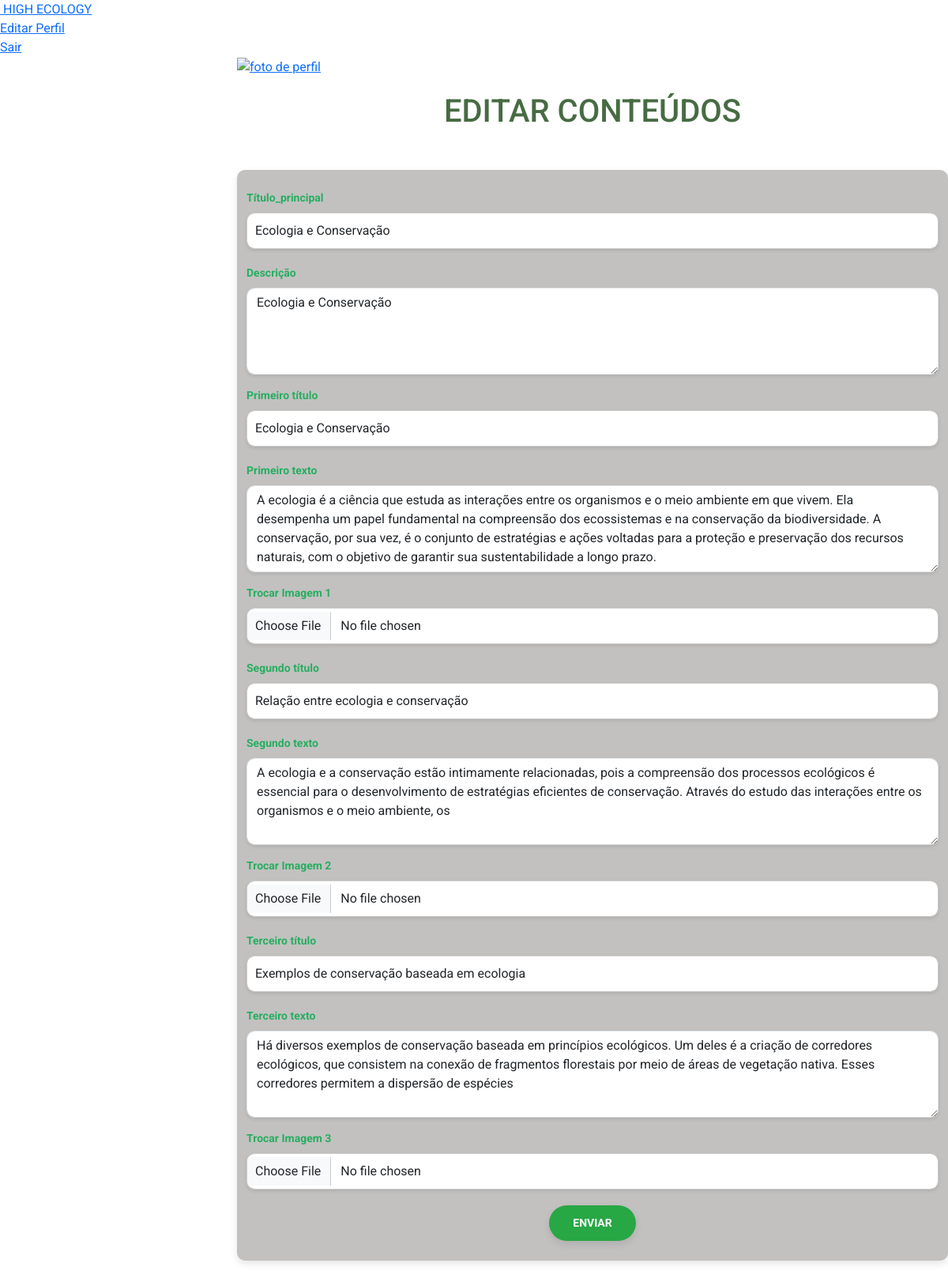
Screenshot of /html/gerenciar-conteudo-edit.php?id=12 with the database file from the repository.
### tables this page shows
CREATE TABLE `conteudos` (
  `id` int(11) NOT NULL,
  `id_modulo` int(11) NOT NULL,
  `titulo_principal` varchar(255) NOT NULL,
  `descricao` varchar(255) NOT NULL,
  `titulo1` varchar(255) NOT NULL,
  `texto1` text NOT NULL,
  `imagem1` varchar(255) DEFAULT NULL,
  `titulo2` varchar(255) NOT NULL,
  `texto2` varchar(255) NOT NULL,
  `imagem2` varchar(255) DEFAULT NULL,
  `titulo3` varchar(255) NOT NULL,
  `texto3` varchar(255) NOT NULL,
  `imagem3` varchar(255) DEFAULT NULL,
  `criado_em` timestamp NOT NULL DEFAULT current_timestamp()
);

### html/gerenciar-conteudo-edit.php (the view, shortened to what this page needs)
<?php
include('../php/config.php');
$id = isset($_GET['id']) ? $_GET['id'] : null;
$stmt = $pdo->prepare('SELECT * FROM conteudos WHERE id = ?');
$stmt->execute([$id]);
$conteudo = $stmt->fetch();
?>
<!DOCTYPE html>
<html lang="pt-br">
<head>
    <link rel="stylesheet" href="https://maxcdn.bootstrapcdn.com/bootstrap/4.0.0/css/bootstrap.min.css">
    <link rel="stylesheet" href="https://stackpath.bootstrapcdn.com/bootstrap/4.0.0/js/bootstrap.bundle.min.js">
    <link rel="stylesheet" href="https://cdnjs.cloudflare.com/ajax/libs/jquery/3.2.1/jquery.min.js">
    <link rel="stylesheet" href="../css/all.css">
    <link rel="stylesheet" href="../css/all.css">
    <link rel="stylesheet" href="../css/forms.css">
    <link rel="stylesheet" href="../css/conteudo-main-logado.css">
    <link rel="stylesheet" href="../css/editar-perfil.css">
    <link href="https://cdn.jsdelivr.net/npm/bootstrap@5.3.0-alpha1/dist/css/bootstrap.min.css" rel="stylesheet">
    <link rel="stylesheet" href="../css/gerenciar-cursos.css">
</head>
<body>
    <div class="container-p">
        <div class="navegacao">
            <ul style="padding: 0px 0px 0px 0px; margin: 0px 0px 0px 0px;">
            <li>
                    <a href = "#">
                        <span class = "icone">
                        </span>
                        <span class = "titulo">HIGH ECOLOGY</span>
                    </a>
                </li>
                <li>
                    <a href = "editar-perfil.php">
                        <span class = "titulo">Editar Perfil</span>
                    </a>
                </li>
                <li>
                    <a href = "../php/logout.php">
                        <span class = "titulo">Sair</span>
                    </a>
                </li>
            </ul>
        </div>
        <div class="main-p">
            <div class="topbar">
                <div class="user">
                    <a href="editar-perfil.php">
                        <img src="<?php if ($_SESSION["user"]['tabela'] == "aluno") {
                            echo $_SESSION['dados_user']['img'];
                        } elseif ($_SESSION["user"]['tabela'] == "professor") {
                            echo "../img/icon.png";
                        } ?>" alt="foto de perfil">
                    </a>
                </div>
            </div>
            <header>
                <h1>Editar Conteúdos</h1>
            </header>
            <div class="container">
                <form action="" method="POST" enctype="multipart/form-data">
                    <div class="mb-3">
                        <label for="titulo_principal" class="form-label">Título_principal</label>
                        <input type="text" name="titulo_principal"
                            value="<?php echo htmlspecialchars($conteudo['titulo_principal']); ?>" class="form-control"
                            required>
                    </div>
                    <div class="mb-3">
                        <label for="descricao" class="form-label">Descrição</label>
                        <textarea name="descricao" class="form-control" rows="4"
                            required><?php echo htmlspecialchars($conteudo['descricao']); ?></textarea>
                    </div>
                    <div class="mb-3">
                        <label for="titulo1" class="form-label">Primeiro título</label>
                        <input type="text" name="titulo1" value="<?php echo htmlspecialchars($conteudo['titulo1']); ?>"
                            class="form-control" required>
                    </div>
                    <div class="mb-3">
                        <label for="texto1" class="form-label">Primeiro texto</label>
                        <textarea name="texto1" class="form-control" rows="4"
                            required><?php echo htmlspecialchars($conteudo['texto1']); ?></textarea>
                    </div>
                    <div class="mb-3">
                        <label for="imagem1" class="form-label">Trocar Imagem 1</label>
                        <input type="file" name="imagem1" class="form-control">
                    </div>
                    <div class="mb-3">
                        <label for="titulo2" class="form-label">Segundo título</label>
                        <input type="text" name="titulo2" value="<?php echo htmlspecialchars($conteudo['titulo2']); ?>"
                            class="form-control" required>
                    </div>
                    <div class="mb-3">
                        <label for="texto2" class="form-label">Segundo texto</label>
                        <textarea name="texto2" class="form-control" rows="4"
                            required><?php echo htmlspecialchars($conteudo['texto2']); ?></textarea>
                    </div>
                    <div class="mb-3">
                        <label for="imagem2" class="form-label">Trocar Imagem 2</label>
                        <input type="file" name="imagem2" class="form-control">
                    </div>
                    <div class="mb-3">
                        <label for="titulo3" class="form-label">Terceiro título</label>
                        <input type="text" name="titulo3" value="<?php echo htmlspecialchars($conteudo['titulo3']); ?>"
                            class="form-control" required>
                    </div>
                    <div class="mb-3">
                        <label for="texto3" class="form-label">Terceiro texto</label>
                        <textarea name="texto3" class="form-control" rows="4"
                            required><?php echo htmlspecialchars($conteudo['texto3']); ?></textarea>
                    </div>
                    <div class="mb-3">
                        <label for="imagem3" class="form-label">Trocar Imagem 3</label>
                        <input type="file" name="imagem3" class="form-control">
                    </div>
                    <button type="submit" class="bnt bnt-sucess">Enviar</button>
                </form>
            </div>
</body>
</html>

### css/all.css (style rules this page uses)
* { margin: 0; padding: 0; box-sizing: border-box; font-family: 'Roboto', sans-serif; }
body { background-color: #f2f2f2; }

### css/forms.css (style rules this page uses)
body { font-family: 'Arial', sans-serif; background-color: #f4f8f9; color: #333; margin: 0; padding: 0; }
.container { max-width: 600px; margin: 50px auto; background-color: #2b282349; border-radius: 10px; box-shadow: 0 4px 10px rgba(0, 0, 0, 0.1); padding: 25px; }
h1 { text-align: center; color: #27ae60; font-size: 28px; font-weight: bold; margin-bottom: 25px; }
.form-label { font-weight: bold; color: #27ae60; font-size: 14px; margin-bottom: 5px; display: block; }
input[type="text"], textarea, input[type="file"] { width: 100%; padding: 10px; border: 1px solid #ccc; border-radius: 5px; font-size: 16px; margin-bottom: 20px; box-sizing: border-box; transition: all 0.3s ease; }
button[type="submit"] { display: block; width: auto; background-color: #27ae60; color: #ffffff; padding: 8px 16px; border: none; border-radius: 5px; font-size: 14px; font-weight: bold; text-transform: uppercase; cursor: pointer; transition: all 0.3s ease; margin: 0 auto; }
.mb-3 { margin-bottom: 20px; }
textarea::placeholder, input::placeholder { font-style: italic; color: #aaa; }

### css/conteudo-main-logado.css (style rules this page uses)
:root { --verde: #476b43; --white: #fff; --gray: #f5f5f5; --black1: #222; --black2: #999; }
.container-p { position: relative; width: 100%; }
.main-p { position: absolute; width: calc(100% - 300px); left: 300px; min-height: 100vh; background: var(--white); transition: all 0.5s ease; }

### css/gerenciar-cursos.css (style rules this page uses)
header { background-color: #fff; padding-top: 20px; color: #476b43; text-align: center; font-size: 24px; font-weight: bold; text-transform: uppercase; }
form .form-control { border-radius: 10px; box-shadow: 0 2px 4px rgba(0, 0, 0, 0.1); }
form button[type="submit"] { background-color: #28a745; color: white; border: none; padding: 12px 30px; border-radius: 50px; box-shadow: 0 4px 10px rgba(0, 0, 0, 0.1); transition: background-color 0.3s ease; }
.form-control { margin-bottom: 15px; }

### rows the page displays
conteudos: titulo_principal "Ecologia e Conservação", descricao "Ecologia e Conservação", titulo1 "Ecologia e Conservação", texto1 "A ecologia é a ciência que estuda as interações entre os organismos e o meio ambiente em que vivem. Ela desempenha um papel fundamental na compreensão dos ecossistemas e na conservação da biodiversidade. A conservação, por sua vez, é o conjunto de estratégias e ações voltadas para a proteção e preservação dos recursos naturais, com o objetivo de garantir sua sustentabilidade a longo prazo.", titulo2 "Relação entre ecologia e conservação", texto2 "A ecologia e a conservação estão intimamente relacionadas, pois a compreensão dos processos ecológicos é essencial para o desenvolvimento de estratégias eficientes de conservação. Através do estudo das interações entre os organismos e o meio ambiente, os", titulo3 "Exemplos de conservação baseada em ecologia", texto3 "Há diversos exemplos de conservação baseada em princípios ecológicos. Um deles é a criação de corredores ecológicos, que consistem na conexão de fragmentos florestais por meio de áreas de vegetação nativa. Esses corredores permitem a dispersão de espécies"
